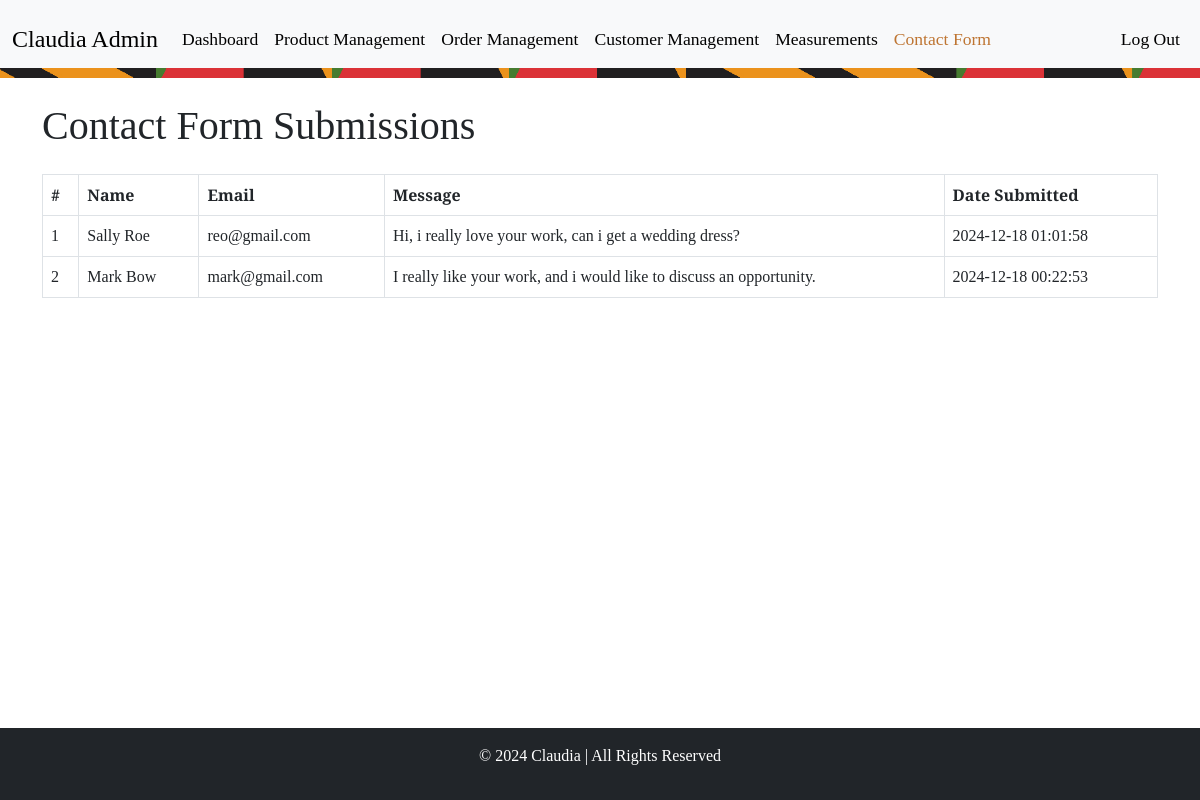
Screenshot of /view/admin/contact-management.php (signed in) with the database file from the repository.
### tables this page shows
CREATE TABLE `form_fill` (
  `id` int NOT NULL,
  `name` varchar(100) NOT NULL,
  `email` varchar(50) NOT NULL,
  `message` text NOT NULL,
  `created_at` timestamp NOT NULL DEFAULT CURRENT_TIMESTAMP
);

### view/admin/contact-management.php (the view, shortened to what this page needs)
<?php
include '../../db/config.php';
$query = "SELECT * FROM form_fill ORDER BY id DESC";
$result = $conn->query($query);
?>
<!DOCTYPE html>
<html lang="en">
<head>
    <link href="https://cdn.jsdelivr.net/npm/bootstrap@5.3.0-alpha3/dist/css/bootstrap.min.css" rel="stylesheet">
    <link rel="stylesheet" href="../../css/style.css">
    <link rel="stylesheet" href="../../css/adminstyle.css">
</head>
<body>
    <nav class="navbar navbar-expand-lg navbar-light bg-light">
        <div class="container-fluid">
            <a class="navbar-brand" href="admin-dashboard.php">Claudia Admin</a>
            <div class="collapse navbar-collapse" id="navbarNav">
                <ul class="navbar-nav me-auto mb-2 mb-lg-0">
                    <li class="nav-item">
                        <a class="nav-link" href="admin-dashboard.php">Dashboard</a>
                    </li>
                    <li class="nav-item">
                        <a class="nav-link" href="product-management.php">Product Management</a>
                    </li>
                    <li class="nav-item">
                        <a class="nav-link" href="order-management.php">Order Management</a>
                    </li>
                    <li class="nav-item">
                        <a class="nav-link" href="customer-management.php">Customer Management</a>
                    </li>
                    <li class="nav-item">
                        <a class="nav-link" href="measurements.php">Measurements</a>
                    </li>
                    <li class="nav-item">
                        <a class="nav-link active1" href="contact-management.php">Contact Form</a>
                    </li>
                </ul>
                <ul class="navbar-nav">
                    <li class="nav-item">
                        <a class="nav-link" href="../../actions/log-out-admin.php?logout=true">Log Out</a>
                    </li>
                </ul>
            </div>
        </div>
         <div class="kente-strip"></div>
    </nav>
    <main>
        <div class="container">
            <h1 class="my-4 page_header">Contact Form Submissions</h1>
            <table class="table table-bordered">
                <thead>
                    <tr>
                        <th>#</th>
                        <th>Name</th>
                        <th>Email</th>
                        <th class="message-column">Message</th>
                        <th>Date Submitted</th>
                    </tr>
                </thead>
                <tbody>
                    <?php
                    if ($result->num_rows > 0) {
                        $count = 1;
                        while ($row = $result->fetch_assoc()) {
                            echo '<tr>';
                            echo '<td>' . $count . '</td>';
                            echo '<td>' . htmlspecialchars($row['name']) . '</td>';
                            echo '<td>' . htmlspecialchars($row['email']) . '</td>';
                            echo '<td class="message-column">' . htmlspecialchars($row['message']) . '</td>';
                            echo '<td>' . htmlspecialchars($row['created_at']) . '</td>';
                            echo '</tr>';
                            $count++;
                        }
                    } else {
                        echo '<tr><td colspan="5" class="text-center">No submissions found</td></tr>';
                    }
                    ?>
                </tbody>
            </table>
        </div>
    </main>
    <footer class="bg-dark text-white text-center py-3 mt-5">
        <p>&copy; 2024 Claudia | All Rights Reserved</p>
    </footer>
</body>
</html>

### css/style.css (style rules this page uses)
:root { --primary-color: #57200e; --dark-green:#242612; --light-green:#282a20; --wine: #2b1919; --font-size: 16px; --main-font: "Playfair Display", serif; --capital-font: "Cormorant SC", serif; }
.navbar-brand { font-family: var(--capital-font); font-size: 1.5rem; color: #000; }
.nav-link { font-family: var(--capital-font); color: #000; font-size: 1.1rem; transition: color 0.3s ease; }
.active1 { color: #be7532; text-decoration: none; }
.navbar-collapse { padding: 10px 0; }
.kente-strip { width: 100%; height: 10px; background-image: url('../images/kente_strip.jpg'); background-size: cover; background-position: center; position: absolute; bottom: 0; left: 0; z-index: 1; }

### css/adminstyle.css (style rules this page uses)
:root { --primary-color: #57200e; --font-size: 16px; --main-font: "Playfair Display", serif; --capital-font: "Cormorant SC", serif; }
.page_header { font-family: "Playfair Display", serif; }
body { display: flex; flex-direction: column; min-height: 100vh; margin: 0; }
main { flex-grow: 1; }
footer { background-color: var(--primary-color); color: white; padding: 1rem; text-align: center; font-family:var(--capital-font); }
tr { font-family: "Playfair Display", serif; font-style: bold; }

### view/admin/contact-management.php (style rules this page uses)
.message-column { max-width: 400px; word-wrap: break-word; white-space: normal; }

### rows the page displays
form_fill: name "Sally Roe", email "reo@gmail.com", message "Hi, i really love your work, can i get a wedding dress?", created_at "2024-12-18 01:01:58"
form_fill: name "Mark Bow", email "mark@gmail.com", message "I really like your work, and i would like to discuss an opportunity.", created_at "2024-12-18 00:22:53"
